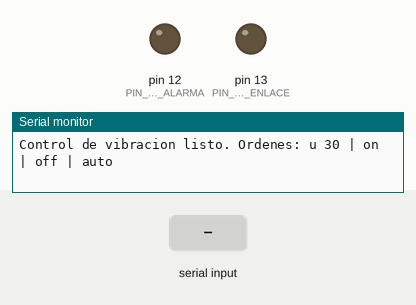
Simulated run of this sketch. Board: Arduino Uno, built with avr-gcc and run on an emulated ATmega328P. Shown: output pins drawn as LEDs (lit = HIGH), the last lines printed to the serial monitor. The inputs (shaded band) are chosen by the test bench.

Above: at 1.2 s.
1.3 s: "V,\n" received over Serial
At 3.3 s:
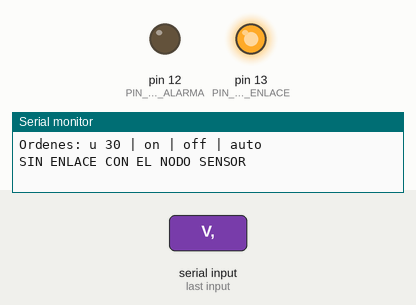
4.3 s: "$\n" received over the second serial link
Timing chart, 0 to 7.3 s (numbered marks = the images above; inputs shaded):
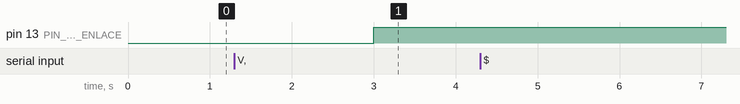

The sketch:

nodo_control.ino
```cpp
// ============================================================================
// EVA1 - Aplicaciones Moviles para IoT (TI3V42) - INACAP Apoquindo
// Caso: Monitoreo de vibracion con activacion de alarma
//
// NODO DE CONTROL (microcontrolador 2) - Arduino UNO + HC-05 (maestro)
//
// Que hace:
//  - Recibe las tramas del nodo sensor, valida su checksum, las interpreta
//    y las muestra en el Monitor Serie en lenguaje claro.
//  - Traduce lo que escribe el operador a comandos del protocolo:
//        u 30   -> cambia el umbral a 30 eventos/s
//        on     -> alarma manual encendida
//        off    -> alarma manual apagada
//        auto   -> vuelve al modo automatico
//  - Envia un latido cada 2 s para que el sensor sepa que el enlace sigue vivo.
//  - LED 13: se enciende si deja de recibir lecturas (enlace caido).
//  - LED 12: se enciende cuando el sensor reporta la alarma activa.
// ============================================================================

#include <SoftwareSerial.h>

const byte BT_RX = 10;            // va al TX del HC-05
const byte BT_TX = 11;            // va al RX del HC-05, con divisor 1k/2k
const byte PIN_LED_ENLACE = 13;   // enlace caido
const byte PIN_LED_ALARMA = 12;   // repetidor de la alarma remota

SoftwareSerial bt(BT_RX, BT_TX);

const unsigned long PERIODO_LATIDO   = 2000;  // ms entre latidos
const unsigned long LIMITE_SIN_DATOS = 3000;  // ms sin lecturas del sensor

unsigned long ultimoLatido = 0;
unsigned long ultimoDato = 0;
bool sinEnlace = false;

char trama[40];
byte largoTrama = 0;
bool recibiendo = false;

char orden[24];
byte largoOrden = 0;

// Mismo checksum XOR que el nodo sensor.
byte checksum(const char *texto) {
  byte cs = 0;
  for (const char *p = texto; *p; p++) cs ^= *p;
  return cs;
}

void enviarComando(const char *contenido) {
  char salida[32];
  snprintf(salida, sizeof(salida), "#%s*%02X", contenido, checksum(contenido));
  bt.println(salida);
}

// Traduce la letra de estado a texto.
const __FlashStringHelper *textoEstado(char e) {
  switch (e) {
    case 'N': return F("NORMAL");
    case 'T': return F("TRANSITORIA (golpe aislado)");
    case 'A': return F("ANOMALA");
    case 'F': return F("FALLA DEL SENSOR");
    default:  return F("?");
  }
}

// Interpreta "eventos,estado,alarma,modo,umbral" y lo muestra.
void mostrarLectura(const char *datos) {
  unsigned int eventos;
  char estado, modo;
  int alarma, umbral;
  if (sscanf(datos, "%u,%c,%d,%c,%d", &eventos, &estado, &alarma, &modo, &umbral) != 5) {
    Serial.println(F("Lectura con formato raro, descartada"));
    return;
  }
  digitalWrite(PIN_LED_ALARMA, alarma ? HIGH : LOW);

  Serial.print(F("Vibracion: "));
  Serial.print(eventos);
  Serial.print(F(" ev/s (umbral "));
  Serial.print(umbral);
  Serial.print(F(") | Estado: "));
  Serial.print(textoEstado(estado));
  Serial.print(alarma ? F(" | Alarma: ENCENDIDA") : F(" | Alarma: apagada"));
  Serial.println(modo == 'M' ? F(" | Modo: MANUAL") : F(" | Modo: AUTO"));
}

void procesarTrama(char *linea) {
  char *asterisco = strchr(linea, '*');
  if (asterisco == NULL) { Serial.println(F("Trama sin checksum, descartada")); return; }
  *asterisco = '\0';
  const char *recibido = asterisco + 1;
  if (strlen(recibido) != 2 || (byte)strtol(recibido, NULL, 16) != checksum(linea)) {
    Serial.println(F("Checksum incorrecto, trama descartada"));
    return;
  }

  ultimoDato = millis();
  if (sinEnlace) {
    sinEnlace = false;
    digitalWrite(PIN_LED_ENLACE, LOW);
    Serial.println(F("Enlace recuperado"));
  }

  if (strncmp(linea, "V,", 2) == 0) {
    mostrarLectura(linea + 2);
  } else if (strncmp(linea, "OK,", 3) == 0) {
    Serial.print(F("El sensor confirmo: "));
    Serial.println(linea + 3);
  } else if (strncmp(linea, "ER,", 3) == 0) {
    Serial.print(F("El sensor rechazo o aviso: "));
    Serial.println(linea + 3);
  }
}

void leerBluetooth() {
  while (bt.available()) {
    char c = bt.read();
    if (c == '$') { largoTrama = 0; recibiendo = true; continue; }
    if (!recibiendo || c == '\r') continue;
    if (c == '\n') {
      trama[largoTrama] = '\0';
      recibiendo = false;
      procesarTrama(trama);
    } else if (largoTrama >= sizeof(trama) - 1) {
      recibiendo = false;           // trama demasiado larga: se descarta
    } else {
      trama[largoTrama++] = c;
    }
  }
}

// Traduce lo que escribe el operador a un comando del protocolo.
void procesarOrden(char *texto) {
  for (char *p = texto; *p; p++) *p = tolower(*p);
  if (strcmp(texto, "on") == 0)        enviarComando("M,1");
  else if (strcmp(texto, "off") == 0)  enviarComando("M,0");
  else if (strcmp(texto, "auto") == 0) enviarComando("A");
  else if (strncmp(texto, "u ", 2) == 0) {
    long valor = atol(texto + 2);
    char contenido[16];
    snprintf(contenido, sizeof(contenido), "U,%ld", valor);
    enviarComando(contenido);       // el sensor decide si el valor es valido
  } else {
    Serial.println(F("Ordenes: u 30 | on | off | auto"));
  }
}

void leerTeclado() {
  while (Serial.available()) {
    char c = Serial.read();
    if (c == '\r') continue;
    if (c == '\n') {
      orden[largoOrden] = '\0';
      largoOrden = 0;
      if (orden[0] != '\0') procesarOrden(orden);
    } else if (largoOrden < sizeof(orden) - 1) {
      orden[largoOrden++] = c;
    }
  }
}

void setup() {
  pinMode(PIN_LED_ENLACE, OUTPUT);
  pinMode(PIN_LED_ALARMA, OUTPUT);
  Serial.begin(9600);
  bt.begin(9600);
  Serial.println(F("Control de vibracion listo. Ordenes: u 30 | on | off | auto"));
}

void loop() {
  leerBluetooth();
  leerTeclado();
  unsigned long ahora = millis();

  if (ahora - ultimoLatido >= PERIODO_LATIDO) {
    ultimoLatido = ahora;
    enviarComando("P");             // le avisa al sensor que el control sigue conectado
  }

  if (!sinEnlace && ahora - ultimoDato > LIMITE_SIN_DATOS) {
    sinEnlace = true;
    digitalWrite(PIN_LED_ENLACE, HIGH);
    Serial.println(F("SIN ENLACE CON EL NODO SENSOR"));
  }
}
```
